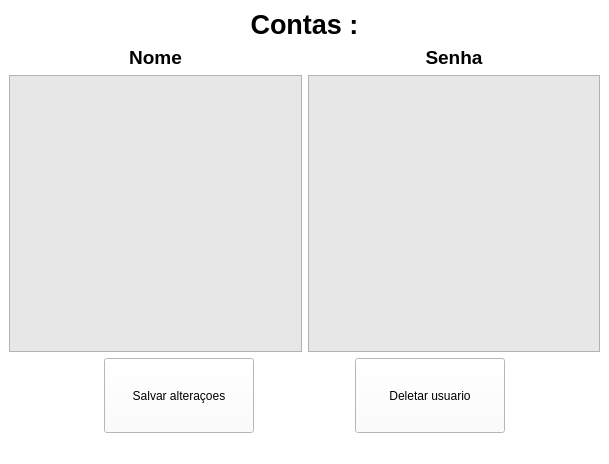
<?xml version="1.0" encoding="UTF-8"?>
<ui version="4.0">
 <class>MainWindow</class>
 <widget class="QMainWindow" name="MainWindow">
  <property name="geometry">
   <rect>
    <x>0</x>
    <y>0</y>
    <width>609</width>
    <height>464</height>
   </rect>
  </property>
  <property name="windowTitle">
   <string>MainWindow</string>
  </property>
  <property name="styleSheet">
   <string notr="true">background-color: rgb(255, 255, 255);</string>
  </property>
  <widget class="QWidget" name="centralwidget">
   <layout class="QVBoxLayout" name="verticalLayout">
    <item>
     <widget class="QLabel" name="label">
      <property name="text">
       <string>&lt;html&gt;&lt;head/&gt;&lt;body&gt;&lt;p align=&quot;center&quot;&gt;&lt;span style=&quot; font-size:20pt; font-weight:600;&quot;&gt;Contas :&lt;/span&gt;&lt;/p&gt;&lt;/body&gt;&lt;/html&gt;</string>
      </property>
     </widget>
    </item>
    <item>
     <layout class="QHBoxLayout" name="horizontalLayout_2">
      <item>
       <widget class="QLabel" name="label_3">
        <property name="text">
         <string>&lt;html&gt;&lt;head/&gt;&lt;body&gt;&lt;p align=&quot;center&quot;&gt;&lt;span style=&quot; font-size:14pt; font-weight:600;&quot;&gt;Nome&lt;/span&gt;&lt;/p&gt;&lt;/body&gt;&lt;/html&gt;</string>
        </property>
       </widget>
      </item>
      <item>
       <widget class="QLabel" name="label_2">
        <property name="text">
         <string>&lt;html&gt;&lt;head/&gt;&lt;body&gt;&lt;p align=&quot;center&quot;&gt;&lt;span style=&quot; font-size:14pt; font-weight:600;&quot;&gt;Senha&lt;/span&gt;&lt;/p&gt;&lt;/body&gt;&lt;/html&gt;</string>
        </property>
       </widget>
      </item>
     </layout>
    </item>
    <item>
     <layout class="QHBoxLayout" name="horizontalLayout_3">
      <item>
       <widget class="QListWidget" name="listNames">
        <property name="styleSheet">
         <string notr="true">background-color: rgb(231, 231, 231);</string>
        </property>
       </widget>
      </item>
      <item>
       <widget class="QListWidget" name="listPassword">
        <property name="styleSheet">
         <string notr="true">background-color: rgb(231, 231, 231);</string>
        </property>
       </widget>
      </item>
     </layout>
    </item>
    <item>
     <layout class="QHBoxLayout" name="horizontalLayout_5">
      <item>
       <widget class="QPushButton" name="saveButton">
        <property name="minimumSize">
         <size>
          <width>100</width>
          <height>75</height>
         </size>
        </property>
        <property name="maximumSize">
         <size>
          <width>150</width>
          <height>75</height>
         </size>
        </property>
        <property name="cursor">
         <cursorShape>UpArrowCursor</cursorShape>
        </property>
        <property name="text">
         <string>Salvar alteraçoes</string>
        </property>
       </widget>
      </item>
      <item>
       <widget class="QPushButton" name="deleteButton">
        <property name="minimumSize">
         <size>
          <width>100</width>
          <height>75</height>
         </size>
        </property>
        <property name="maximumSize">
         <size>
          <width>150</width>
          <height>75</height>
         </size>
        </property>
        <property name="cursor">
         <cursorShape>UpArrowCursor</cursorShape>
        </property>
        <property name="text">
         <string>Deletar usuario</string>
        </property>
       </widget>
      </item>
     </layout>
    </item>
   </layout>
  </widget>
  <widget class="QMenuBar" name="menubar">
   <property name="geometry">
    <rect>
     <x>0</x>
     <y>0</y>
     <width>609</width>
     <height>20</height>
    </rect>
   </property>
  </widget>
  <widget class="QStatusBar" name="statusbar"/>
 </widget>
 <resources/>
 <connections/>
</ui>
